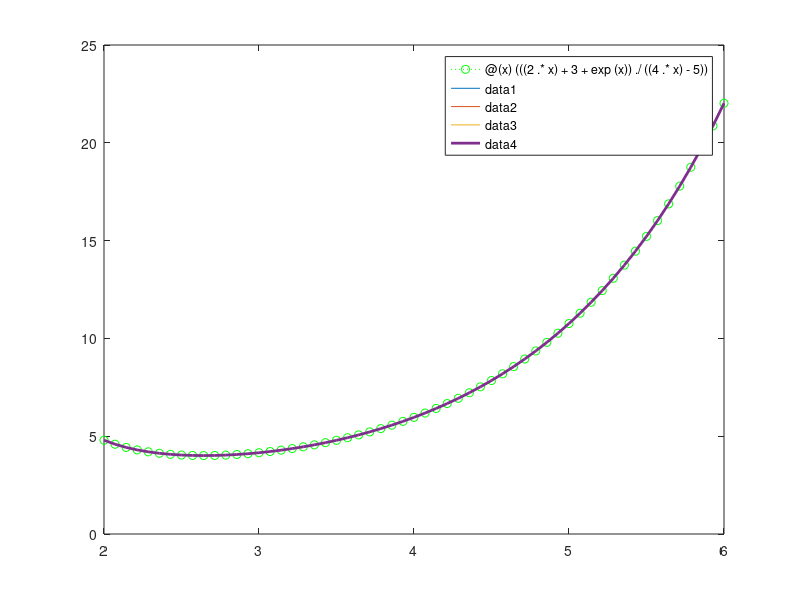

MATLAB code for this plot:
#x = 2:0.01:6;
#plot((2*x + 3 + exp(x))/(4*x -5));

%1
%b
%1
%b
fun = @(x) (((2.*x) + 3 + exp(x))./((4.*x) - 5));
fplot(fun,[2,6], ':og');
hold on 
fplot(fun,[2 6], 'MarkerFaceColor','red');
hold on
fplot(fun,[2 6],'MarkerEdgeColor','yellow');
hold on
fplot(fun,[2 6], 'MarkerSize',14);
hold on
fplot(fun,[2 6],'LineWidth',2)
hold off
